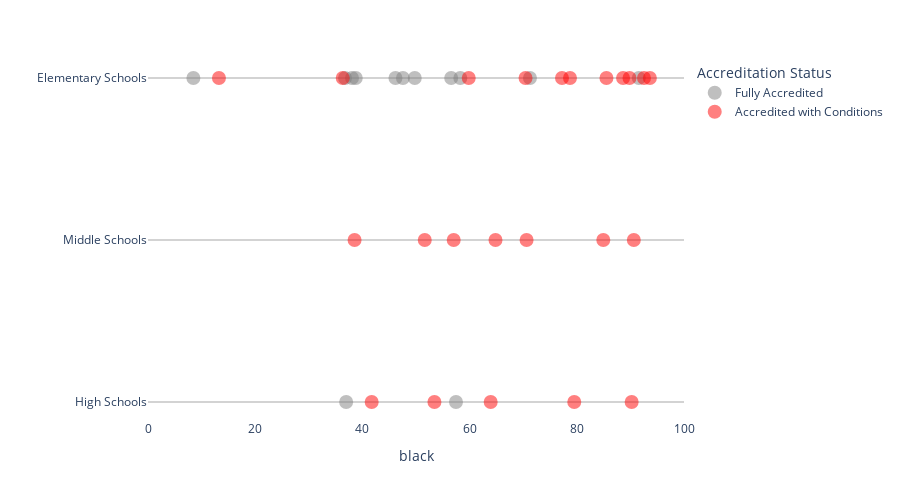

The code cell stored with this chart in its notebook:
### Code cell
fig = px.strip(evic_ed, x='black', y='school_type',
              color = 'accred',
              labels = {'accred':'Accreditation Status','econ_disadv':'% Economically Disadvantaged Students',
                        'school_type':'', 'Accredited':'Fully Accredited'},
              hover_data = {'accred':False, 'black':':.0f%', 'school_type':False},
              hover_name = 'school',
              category_orders = {'school_type':['Elementary Schools', 'Middle Schools', 'High Schools']},
              orientation = 'v',
              stripmode = 'group',
              range_x = [0,100],
              height = 500,
              custom_data = ['school', 'Month Rate'],
              color_discrete_sequence = ['gray','red'],

               
              )
fig.update_traces(marker={'size': 14, 'opacity':0.5})

fig.update_traces(hovertemplate=('%{customdata[0]}<br>'+'Black Students: %{x:.1f}%<br>'+'Eviction Rate in Zipcode: %{customdata[1]}'),
                        hoverlabel=dict(
                        bgcolor = 'lightgray',
                        font_size=16,
                        ))

fig.update_layout(hovermode="x unified", plot_bgcolor = 'white')
fig.update_yaxes(showgrid=True, gridwidth=2, gridcolor='lightgray')
fig.write_html('afr_am_strip.html')
fig.write_image('afr_am_strip.png')

fig.show()

### Figure 1 — Plotly figure (JSON) as saved in the notebook; plotly's stock layout.template omitted (floating-point values rounded to 4 significant figures)
{"data": [{"alignmentgroup": "True", "boxpoints": "all", "customdata": [["Barack Obama Elementary", "16.1%", "Fully Accredited"], ["Richmond Community High", "16.1%", "Fully Accredited"], ["Fairfield Court Elementary", "13.8%", "Fully Accredited"], ["J.L. Francis Elementary", "38.2%", "Fully Accredited"], ["Broad Rock Elementary", "32.2%", "Fully Accredited"], ["Elizabeth D. Redd Elementary", "42.4%", "Fully Accredited"], ["Patrick Henry School Of Science And Arts", "42.4%", "Fully Accredited"], ["Southampton Elementary", "42.4%", "Fully Accredited"], ["Richmond Career Education and Employment Charter School", "42.4%", "Fully Accredited"], ["William Fox Elementary", "10.8%", "Fully Accredited"], ["Open High", "10.8%", "Fully Accredited"], ["Linwood Holton Elementary", "5.3%", "Fully Accredited"], ["J.B. Fisher Elementary", "8.5%", "Fully Accredited"], ["John B. Cary Elementary", "2.7%", "Fully Accredited"], ["Mary Munford Elementary", "0.8%", "Fully Accredited"]], "fillcolor": "rgba(255,255,255,0)", "hoverlabel": {"bgcolor": "lightgray", "font": {"size": 16}}, "hoveron": "points", "hovertemplate": "%{customdata[0]}<br>Black Students: %{x:.1f}%<br>Eviction Rate in Zipcode: %{customdata[1]}", "hovertext": ["Barack Obama Elementary", "Richmond Community High", "Fairfield Court Elementary", "J.L. Francis Elementary", "Broad Rock Elementary", "Elizabeth D. Redd Elementary", "Patrick Henry School Of Science And Arts", "Southampton Elementary", "Richmond Career Education and Employment Charter School", "William Fox Elementary", "Open High", "Linwood Holton Elementary", "J.B. Fisher Elementary", "John B. Cary Elementary", "Mary Munford Elementary"], "legendgroup": "Fully Accredited", "line": {"color": "rgba(255,255,255,0)"}, "marker": {"color": "gray", "opacity": 0.5, "size": 14}, "name": "Fully Accredited", "offsetgroup": "Fully Accredited", "orientation": "v", "pointpos": 0, "showlegend": true, "type": "box", "x": [null, 57.5, 91.6, 38.8, 46.2, 56.6, 47.6, 71.3, null, 36.8, 37, 38.1, 58.3, 49.8, 8.5], "x0": " ", "xaxis": "x", "y": ["Elementary Schools", "High Schools", "Elementary Schools", "Elementary Schools", "Elementary Schools", "Elementary Schools", "Elementary Schools", "Elementary Schools", "High Schools", "Elementary Schools", "High Schools", "Elementary Schools", "Elementary Schools", "Elementary Schools", "Elementary Schools"], "y0": " ", "yaxis": "y"}, {"alignmentgroup": "True", "boxpoints": "all", "customdata": [["Overby-Sheppard Elementary", "16.1%", "Accredited with Conditions"], ["Bellevue Elementary", "13.8%", "Accredited with Conditions"], ["Chimborazo Elementary", "13.8%", "Accredited with Conditions"], ["Henry Marsh III Elementary", "13.8%", "Accredited with Conditions"], ["Woodville Elementary", "13.8%", "Accredited with Conditions"], ["Martin Luther King Jr. Middle", "13.8%", "Accredited with Conditions"], ["Armstrong High", "13.8%", "Accredited with Conditions"], ["Blackwell Elementary", "38.2%", "Accredited with Conditions"], ["Cardinal Elementary", "38.2%", "Accredited with Conditions"], ["Oak Grove/Bellemeade Elementary", "38.2%", "Accredited with Conditions"], ["Swansboro Elementary", "38.2%", "Accredited with Conditions"], ["River City Middle", "38.2%", "Accredited with Conditions"], ["Thomas C. Boushall Middle", "32.2%", "Accredited with Conditions"], ["G.H. Reid Elementary", "42.4%", "Accredited with Conditions"], ["Miles Jones Elementary", "42.4%", "Accredited with Conditions"], ["Westover Hills Elementary", "42.4%", "Accredited with Conditions"], ["Lucille M. Brown Middle", "42.4%", "Accredited with Conditions"], ["George Wythe High", "42.4%", "Accredited with Conditions"], ["Huguenot High", "42.4%", "Accredited with Conditions"], ["George W. Carver Elementary", "10.8%", "Accredited with Conditions"], ["Binford Middle", "10.8%", "Accredited with Conditions"], ["Ginter Park Elementary", "5.3%", "Accredited with Conditions"], ["Henderson Middle", "5.3%", "Accredited with Conditions"], ["John Marshall High", "5.3%", "Accredited with Conditions"], ["Albert Hill Middle", "2.7%", "Accredited with Conditions"], ["Thomas Jefferson High", "9.1%", "Accredited with Conditions"]], "fillcolor": "rgba(255,255,255,0)", "hoverlabel": {"bgcolor": "lightgray", "font": {"size": 16}}, "hoveron": "points", "hovertemplate": "%{customdata[0]}<br>Black Students: %{x:.1f}%<br>Eviction Rate in Zipcode: %{customdata[1]}", "hovertext": ["Overby-Sheppard Elementary", "Bellevue Elementary", "Chimborazo Elementary", "Henry Marsh III Elementary", "Woodville Elementary", "Martin Luther King Jr. Middle", "Armstrong High", "Blackwell Elementary", "Cardinal Elementary", "Oak Grove/Bellemeade Elementary", "Swansboro Elementary", "River City Middle", "Thomas C. Boushall Middle", "G.H. Reid Elementary", "Miles Jones Elementary", "Westover Hills Elementary", "Lucille M. Brown Middle", "George Wythe High", "Huguenot High", "George W. Carver Elementary", "Binford Middle", "Ginter Park Elementary", "Henderson Middle", "John Marshall High", "Albert Hill Middle", "Thomas Jefferson High"], "legendgroup": "Accredited with Conditions", "line": {"color": "rgba(255,255,255,0)"}, "marker": {"color": "red", "opacity": 0.5, "size": 14}, "name": "Accredited with Conditions", "offsetgroup": "Accredited with Conditions", "orientation": "v", "pointpos": 0, "showlegend": true, "type": "box", "x": [null, null, 78.7, 92.5, 93.6, 90.6, 90.2, 85.5, 13.2, 70.4, 77.2, 38.5, 51.6, 36.3, 59.8, null, 70.6, 41.7, 53.4, 89.8, 64.8, 88.6, 84.9, 79.5, 57, 63.9], "x0": " ", "xaxis": "x", "y": ["Elementary Schools", "Elementary Schools", "Elementary Schools", "Elementary Schools", "Elementary Schools", "Middle Schools", "High Schools", "Elementary Schools", "Elementary Schools", "Elementary Schools", "Elementary Schools", "Middle Schools", "Middle Schools", "Elementary Schools", "Elementary Schools", "Elementary Schools", "Middle Schools", "High Schools", "High Schools", "Elementary Schools", "Middle Schools", "Elementary Schools", "Middle Schools", "High Schools", "Middle Schools", "High Schools"], "y0": " ", "yaxis": "y"}], "layout": {"boxmode": "group", "height": 500, "hovermode": "x unified", "legend": {"title": {"text": "Accreditation Status"}, "tracegroupgap": 0}, "margin": {"t": 60}, "plot_bgcolor": "white", "xaxis": {"anchor": "y", "domain": [0, 1], "range": [0, 100], "title": {"text": "black"}}, "yaxis": {"anchor": "x", "categoryarray": ["High Schools", "Middle Schools", "Elementary Schools"], "categoryorder": "array", "domain": [0, 1], "gridcolor": "lightgray", "gridwidth": 2, "showgrid": true, "title": {"text": ""}}}}
